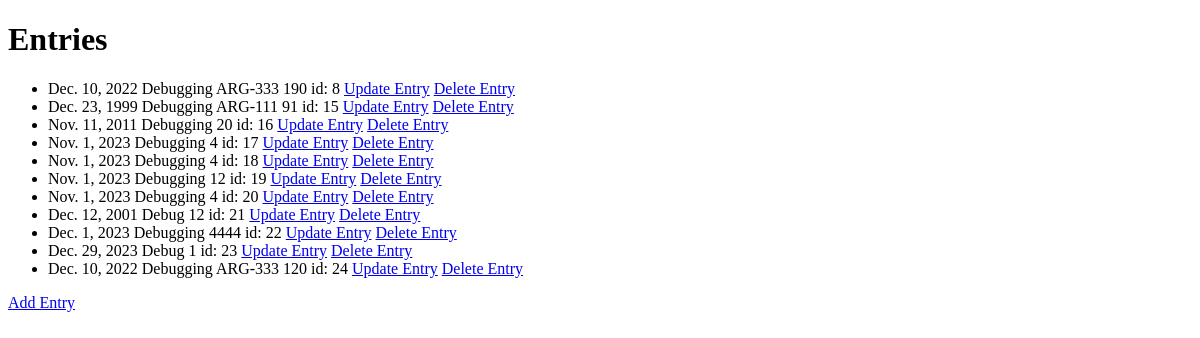
/entries/, run on an earlier commit of the app's database.
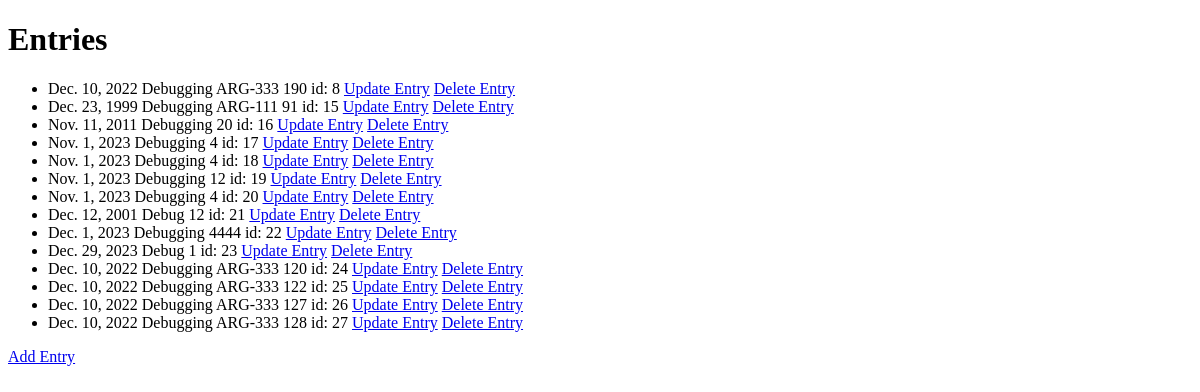
And on a later commit of the database.
### entries/models.py (models this page shows)
class Entry(models.Model):
  date = models.DateField(default=datetime.date.today)
  purpose = models.CharField(max_length=255, default="Debug")
  time_on_task = models.IntegerField(default=1)

### entries/views.py (the view)
# urls.py: path('entries/', views.entries, name='entries'),
def entries(request):
    myentries = Entry.objects.all().values()
    template = loader.get_template('index.html')
    context = {}
    if request.method == "POST":
        form = RegisterForm(request.POST)
        if form.is_valid():
            form.save()
        else:
            print(form.errors)
    if myentries is not None:
        context = {
            'myentries': myentries
        }
    else:
        context = {
            'myentries': None,
        }
    return HttpResponse(template.render(context, request))

### entries/templates/index.html (shortened to what this page needs)
<!DOCTYPE html>
<html lang="en">
<head>
</head>
<body>
<h1>Entries</h1>
<ul>
    {% if myentries %}
      {% for x in myentries %}
        <li>{{ x.date }} {{ x.purpose }} {{ x.time_on_task }} id: {{ x.id }}
            <a href="{% url 'entry_update' item_id=x.id %}">Update Entry</a>
            <a href="{% url 'entry_delete' item_id=x.id %}">Delete Entry</a>
        </li>
      {% endfor %}
    {% endif %}
</ul>
<a href="/entries/add/">Add Entry</a>
</body>
</html>

What changed in the data, as far as the page shows it:
added Entry: date "Dec. 10, 2022", purpose "Debugging ARG-333", time_on_task "122", id "25"
added Entry: date "Dec. 10, 2022", purpose "Debugging ARG-333", time_on_task "127", id "26"
added Entry: date "Dec. 10, 2022", purpose "Debugging ARG-333", time_on_task "128", id "27"
